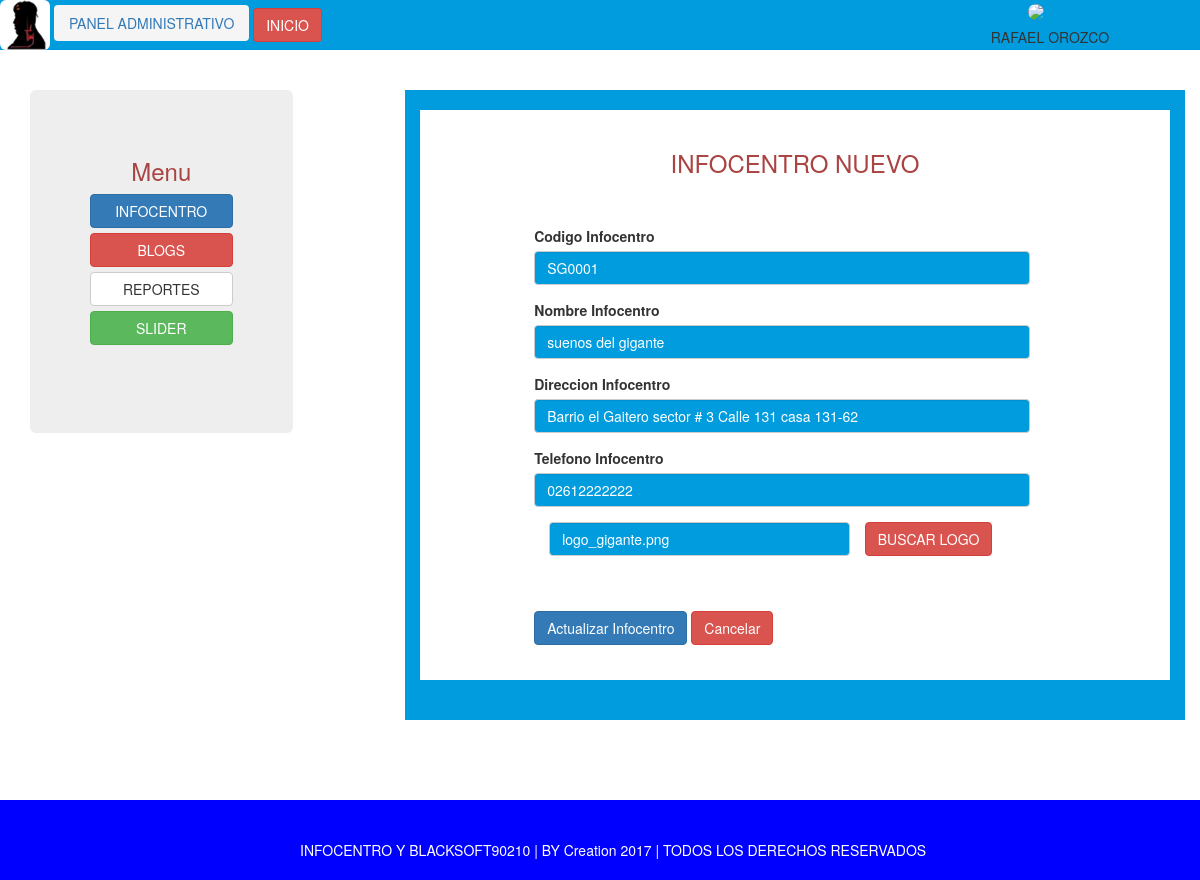
The page /admin/index.php?url2=addinfocentro&operacion=edit&id=1 (signed in) on the database its author committed.
### tables this page shows
CREATE TABLE IF NOT EXISTS `infocentro` (
`id_inf` int(11) NOT NULL,
  `cod_inf` varchar(9) NOT NULL,
  `nombre_inf` varchar(100) NOT NULL,
  `direccion_inf` varchar(200) NOT NULL,
  `telf_inf` varchar(14) NOT NULL,
  `logo_inf` varchar(100) NOT NULL
);

### modelo/conectar.php (called while the page is built)
<?php
class Conectar
{
			public static function con()
			{
				$conexion=  mysqli_connect('localhost', 'root', '1234', 'info_blog');
				return $conexion;
				}
}
?>

### modelo/infocentros.php (called while the page is built, shortened)
<?php
   class Infocentro{
                private $info;
                public function __construct() {
                    $this->info=  array();
                }
                    public function leerInfo_id($id){
                      $sql="SELECT * FROM infocentro WHERE id_inf='$id'";
                      $res=  mysqli_query(Conectar::con(), $sql);
                      while($reg= mysqli_fetch_assoc($res))
                                              {
                                                      $this->info[]=$reg;
                                              }
                                                      return $this->info;
                      }
}
?>

### admin/contenidos/conteaddinfocentro.php (the view, shortened to what this page needs)
<section>
        <article>
        <div class="col-lg-8 fondoCeleste pull-right">
            <br>
            <div class="fondoBlanco">
                <br>
                <h3 class="text-center text-danger">INFOCENTRO NUEVO</h3>
                <br>
                <br>
           <?php
                if(isset($_GET['operacion'])){
                        $opera=$_GET['operacion'];
                        if(($opera=='edit')or ($opera=='delete')){
                            if(isset($_GET['id'])){
                            $reg=new Infocentro();
                            $r=$reg->leerInfo_id($_GET['id']);
                            }
                        }
                }
           ?>
            <div class="col-lg-10">
                <form name="form1" id="form1" method="POST" action="" class="form-group col-lg-offset-2">
                    <div class="form-group">
                        <label class="">Codigo Infocentro</label>
                        <input class="form-control fondoCeleste letraBlanca" name="codinf" value="<?php if(($opera=='edit')or ($opera=='delete')){echo $r[0]['cod_inf'];} ?> " >
                    </div>
                     <div class="form-group">
                         <label class="">Nombre Infocentro</label>
                        <input class="form-control fondoCeleste letraBlanca" name="nombinf" value="<?php if(($opera=='edit')or ($opera=='delete')){echo $r[0]['nombre_inf'];} ?> " >
                    </div>
                    <div class="form-group">
                         <label class="">Direccion Infocentro</label>
                        <input class="form-control fondoCeleste letraBlanca" name="dirinf" value="<?php if(($opera=='edit')or ($opera=='delete')){echo $r[0]['direccion_inf'];} ?> " >
                    </div>
                    <div class="form-group">
                         <label class="">Telefono Infocentro</label>
                        <input class="form-control fondoCeleste letraBlanca" name="telfinf" value="<?php if(($opera=='edit')or ($opera=='delete')){echo $r[0]['telf_inf'];} ?> " >
                    </div>
                    <div class="form-group col-lg-8">
                    <input class="form-control fondoCeleste letraBlanca" name="imagen" type="text" value="<?php if(($opera=='edit')or ($opera=='delete')){echo $r[0]['logo_inf'];} ?> " >
                    </div>
                    <a onclick="javascript:subirimagen();" class="btn btn-danger">BUSCAR LOGO</a>
                <div class="clearfix"></div>
                <br>
                <br>
                     <div class="form-group">
                         <?php if($opera=='edit'){?>
                         <button type="submit" name="enviar" value="<?php echo $opera ?>" class="btn btn-primary">Actualizar Infocentro</button>
                         <?php } ?>
                         <a href="?url2=infocentro" class="btn btn-danger  ">Cancelar </a>
                    </div>
                </form>
                    <br>
            </div>
                <div class="clearfix"></div>
            </div>
             <br>
              <br>
       </div>
   </article>
     </section>

### admin/css/stylospropios.css (style rules this page uses)
.letraBlanca { color:white; }
.fondoBlanco { background:#FFF; }
.fondoCeleste { background:#009cde; }

### rows shown on the page
infocentro: codinf "SG0001", nombinf "suenos del gigante", dirinf "Barrio el Gaitero sector # 3 Calle 131 casa 131-62", telfinf "02612222222", imagen "logo_gigante.png"

### other values the page prints
$_SESSION['nombre_user'].' '.$_SESSION['apellido_user'] "RAFAEL OROZCO"
